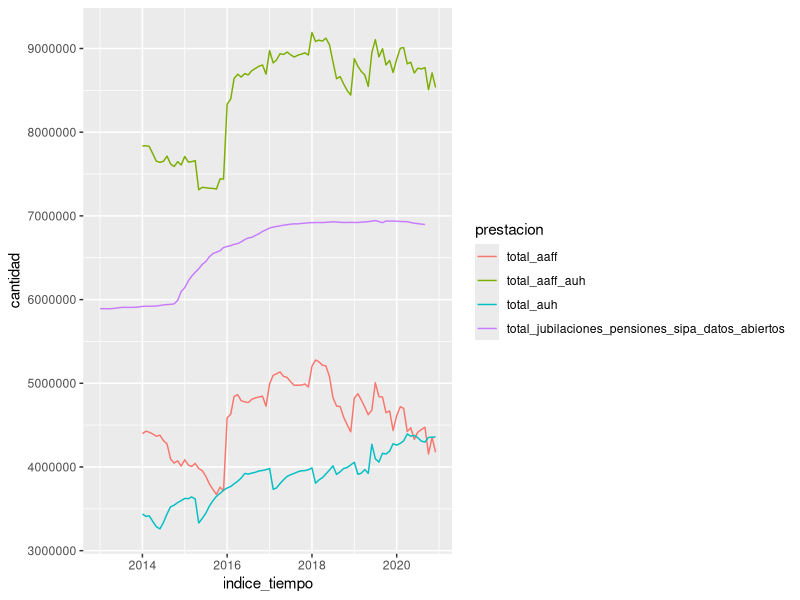
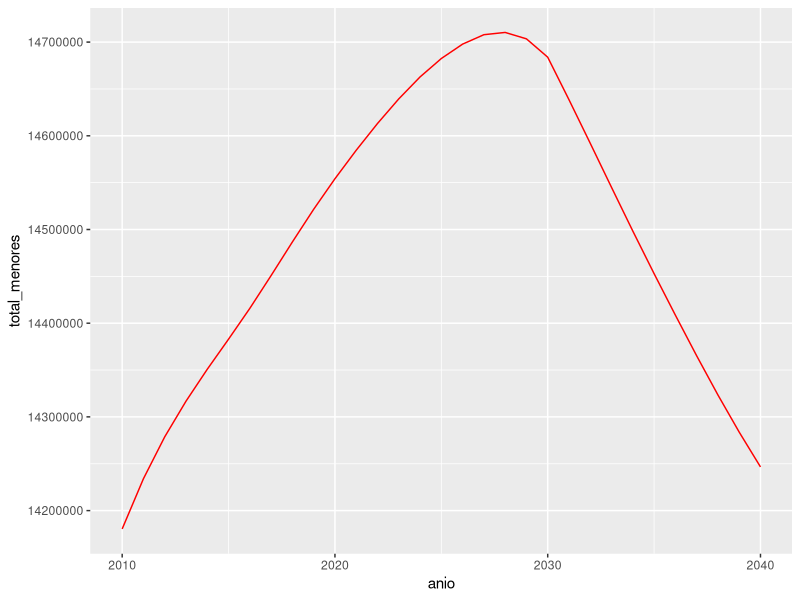
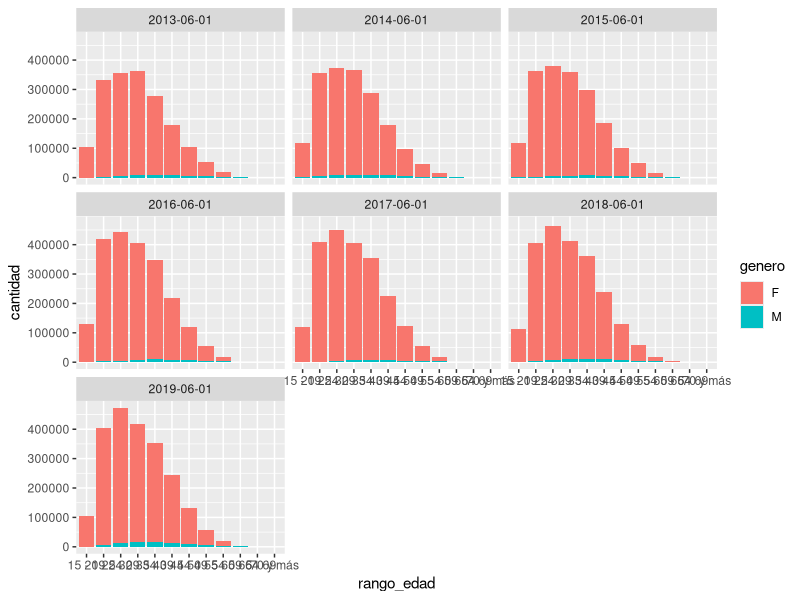
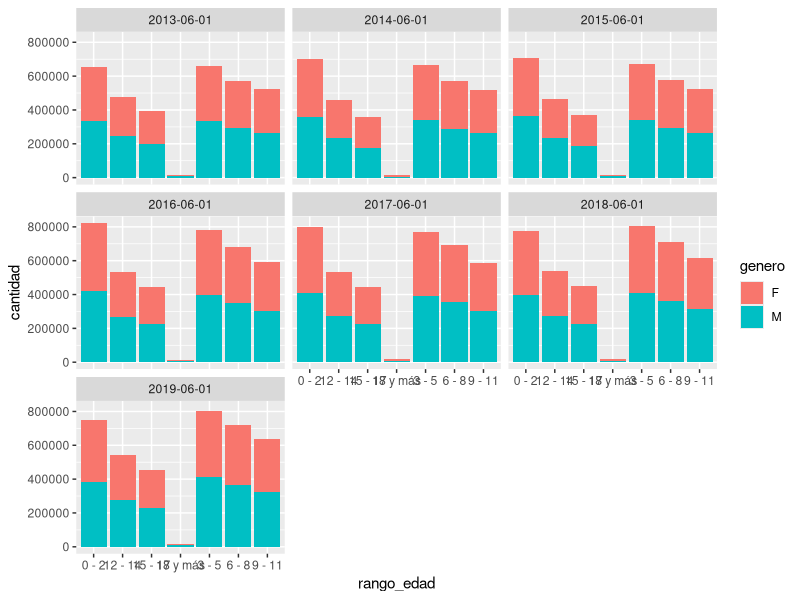

Reproduce these figures in R, in order.
setwd("~/Diplomatura/Trabajo Final/Grupo4_Final")
library(tidyverse)
library(lubridate)
library(readxl)
options(scipen = 100)

#prestaciones_previsionales_sipa_por_tipo <- read_csv("https://infra.datos.gob.ar/catalog/sspm/dataset/189/distribution/189.1/download/prestaciones-previsionales-sipa-por-tipo.csv")

prestaciones_previsionales_sipa_por_tipo <- read_csv("data/prestaciones-previsionales-sipa-por-tipo.csv") %>% 
  filter(year(indice_tiempo) %in% c(2013:2020))


prestaciones_tidy <- prestaciones_previsionales_sipa_por_tipo %>% 
  pivot_longer(cols = -ends_with("indice_tiempo"), names_to  = "prestacion", values_to ="cantidad" ) 

grafico_prestaciones_desagredadas <- 
prestaciones_tidy %>% 
ggplot(aes(x=indice_tiempo, y = cantidad)) +
  geom_line(aes(color=prestacion))+
  guides(color=guide_legend(ncol=1))

totales_por_prestacion <- prestaciones_tidy %>% 
  group_by(prestacion) %>% 
  summarise(total = max(cantidad, na.rm = TRUE))

prestaciones_auh <- prestaciones_tidy %>% 
  filter(str_detect(prestacion, "asignacion_universal"))

grafico_prestaciones_auh <- 
prestaciones_auh %>% 
  ggplot(aes(x=indice_tiempo, y = cantidad)) +
  geom_line(aes(color=prestacion))+
  guides(color=guide_legend(ncol=1))

totales_por_tipo_auh <- prestaciones_auh %>% 
  group_by(prestacion) %>% 
  summarise(total = max(cantidad, na.rm = TRUE))

Credito_AUH_Interanual <- read_csv("data/Credito_PG19_SPG3_2009_2021.txt")

Credito_2020_por_Ubicacion <- Credito_AUH_Interanual %>% 
  filter(ejercicio_presupuestario == 2020) %>%
  group_by(impacto_presupuestario_mes, ubicacion_geografica_id,ubicacion_geografica_desc ) %>% 
  summarise(vigente = sum(credito_vigente, na.rm = TRUE ),
            pagado = sum(credito_pagado, na.rm = TRUE),
            devengado = sum(credito_devengado, na.rm = TRUE) )

grafico_evolucion_presupuesto_AUH <- 
Credito_2020_por_Ubicacion %>% 
  ggplot(aes(x=impacto_presupuestario_mes, y=devengado))+
  geom_line(aes(color=ubicacion_geografica_desc))+
  guides(color=guide_legend(ncol=1))+
  theme( plot.title.position = "plot",
         panel.border = element_blank(), panel.grid.major = element_line(colour = "grey80")
         , panel.grid.minor = element_blank(),  
         legend.direction = "vertical", legend.key.size = unit(1,"mm"), legend.key.width = unit(3,"mm"),
         legend.title = element_text(size = 9, face="bold"),
         axis.text.x = element_text(size = 7),
         strip.text.x = element_text(size = 6,face="bold"),
         strip.background = element_rect(color="black", fill="#FFE599", size=0.5, linetype="solid"))

  prestaciones_totales <- prestaciones_tidy %>% 
    filter(str_detect(prestacion, "total"))
  
  prestaciones_totales %>% 
    ggplot(aes(x=indice_tiempo, y = cantidad)) +
    geom_line(aes(color=prestacion))+
    guides(color=guide_legend(ncol=1))
  
  # incorporamos las proyecciones de población de INDEC
poblacion_por_sexo_edad <-  read_excel("data/c1_proyecciones_nac_2010_2040.xls", 
                                              sheet = "cuadro 1", skip = 4) %>% 
                              rename(anio = ...1) %>% 
                              mutate(anio = as.numeric(anio ) ) %>% 
                              filter(!is.na(anio)) %>% 
                              select(-c(...5,...6,...7))
  
  poblacion_por_edad_rango <- read_excel("data/c2_proyecciones_nac_2010_2040.xls", 
                                              skip = 5) %>% 
    rename(rangos=...1)
  
  poblacion_por_edad_rango_unisex <- poblacion_por_edad_rango %>% 
    slice(c(5:25)) %>% 
    mutate(`2010`= as.numeric(`2010`))

  poblacion_por_edad_rango_varones <- poblacion_por_edad_rango %>% 
    slice(c(35:65))
  
  poblacion_por_edad_rango_mujeres <- poblacion_por_edad_rango %>% 
    slice(c(65:85))
  
  poblacion_por_edad_rango_unisex_tidy <- poblacion_por_edad_rango_unisex %>% 
    pivot_longer(cols = is_double,names_to  = "anio", values_to = "personas" ) %>% 
    mutate()
  
  poblacion_por_edad_0_19 <- poblacion_por_edad_rango_unisex %>% 
    filter(rangos %in% c("0- 4","5-9", "10-14","15-19")) %>% 
    pivot_longer(cols = is_double,names_to  = "anio", values_to = "personas" ) %>% 
    mutate(anio = as.numeric(anio)) %>% 
    group_by(anio) %>% 
    summarise(total_menores = sum(personas)) 
  
  prestaciones_auh_julio <- prestaciones_auh %>% 
    filter(month(indice_tiempo)==7 ) %>% 
    filter(day(indice_tiempo)==1 ) %>% 
    mutate(anio=year(indice_tiempo)) %>% 
    select(-indice_tiempo)
  
  prestaciones_auh_total_menores <-  prestaciones_auh_julio %>% 
    left_join(poblacion_por_edad_0_19) %>% 
    mutate(proporcion = cantidad/total_menores)
  
  grafico_prestaciones_proporcion <- 
    prestaciones_auh_total_menores %>% 
    ggplot(aes(x=anio, y = proporcion)) +
    geom_line(aes(color=prestacion),size=2)+
    guides(color=guide_legend(ncol=1))+
    scale_color_brewer(palette="Dark2")
  
  poblacion_por_edad_0_19 %>% 
    ggplot(aes(x=anio, y=total_menores))+
    geom_line( color = "red")
  
  prestaciones_auh_aaff <- prestaciones_tidy %>% 
    filter( prestacion %in% c("total_aaff", "total_auh") ) %>% 
    filter( day(indice_tiempo)==1 ) %>% 
    filter( !is.na(cantidad) ) %>% 
    pivot_wider(names_from = prestacion, values_from = cantidad) %>% 
    mutate( anio = as.factor(year(indice_tiempo) )) 
    
  grafico_correlacion_auh_aaff <- 
  prestaciones_auh_aaff %>% 
    ggplot(aes(x=total_aaff,y=total_auh)) +
    geom_point(aes(color=anio))+
    scale_color_brewer(palette="Dark2")
  
  
  # Prestaciones por titular 
  prestaciones_por_familia <- read_excel("data/H.2.3.Total Pais. Titulares de la AUH. Hijo e Hijo Discapacitado, segun hijos a cargo.xlsx", 
                                         col_types = c("date", "numeric", "numeric", 
                                                       "numeric", "numeric", "numeric", 
                                                       "numeric"), skip = 3) %>% 
    rename( Fecha = '...1',
            Total = '...7') %>% 
    mutate( `1` = `1` / Total,
            `2` = `2` / Total,
            `3` = `3` / Total,
            `4` = `4` / Total,
            `5` = `5` / Total)
  
  glimpse(prestaciones_por_familia)
  
  prestaciones_por_familia_tidy <- prestaciones_por_familia %>% 
    pivot_longer(cols=-c("Fecha"), names_to = "cantidad_hijes", values_to = "cantidad") %>% 
    filter(cantidad_hijes != "Total")
  grafico_prestaciones_por_familia <- 
    prestaciones_por_familia_tidy %>% 
    ggplot(aes(x=Fecha, y=cantidad))+
    geom_area(aes(fill=cantidad_hijes))
  
  prestaciones_por_familia_tidy_min <- 
    prestaciones_por_familia_tidy %>% 
    filter(Fecha== min(Fecha, na.rm = TRUE ) ) %>% 
    select(cantidad_hijes,cantidad)%>% 
    rename(cantidad_min = cantidad)
  
  prestaciones_por_familia_tidy_dif <- 
    prestaciones_por_familia_tidy %>% 
    filter(Fecha== max(Fecha, na.rm = TRUE ) ) %>% 
    select(cantidad_hijes,cantidad) %>% 
    rename(cantidad_max = cantidad) %>% 
    left_join(prestaciones_por_familia_tidy_min) %>% 
    mutate(cantidad_dif = cantidad_max - cantidad_min)
  
# Prestaciones por rango de edad
  prestaciones_edad <- 
  read_excel("data/H.2.2.Total Pais. Titulares de la AUH. Hijo e Hijo Discapacitado por sexo y grupo de edad.xlsx", 
             skip = 3) %>% 
    rename(Fecha = `...1`) %>%
    filter(!is.na(as.numeric(Fecha))) %>%
    mutate(Fecha=as.double(Fecha)-(70*365)-19) %>%
    mutate(Fecha=as_date(Fecha,origin = lubridate::origin)) %>%
    mutate(`15 - 19...2` = as.double(`15 - 19...2`))
  
  prestaciones_edad_tidy <- 
  prestaciones_edad %>% 
    select(c(1,14:25)) %>% 
    pivot_longer(cols = c(2:13), names_to = "rango_edad", values_to = "cantidad" ) %>% 
    mutate(genero = 'F') %>% 
    mutate(rango_edad =  str_replace_all(rango_edad,"\\.+\\d+", ""))
  
  prestaciones_edad_tidy_m <- 
    prestaciones_edad %>% 
    select(c(1,26:37)) %>% 
    pivot_longer(cols = c(2:13), names_to = "rango_edad", values_to = "cantidad" ) %>% 
    mutate(genero = 'M') %>% 
    mutate(rango_edad =  str_replace_all(rango_edad,"\\.+\\d+", ""))
  
  prestaciones_edad_tidy <- prestaciones_edad_tidy %>% 
    rbind(prestaciones_edad_tidy_m)
  
  prestaciones_edad_tidy %>% 
  ggplot(aes(x = rango_edad, y = cantidad))+
    geom_col(aes(fill=genero))+
    facet_wrap(vars(Fecha))
  
  #Titulares de derecho de la AUH Hijo e Hijo Discapacitado, por sexo y grupo de edad
  
  prestaciones_sexo_edad_ninies <-
  read_excel("data/H.1.3.Total Pais. Titulares de derecho de la AUH Hijo e Hijo Discapacitado, por sexo y grupo de edad.xlsx", 
             col_types = c("date", "text", "numeric", 
                           "numeric", "numeric", "numeric", 
                           "numeric", "numeric", "numeric", 
                           "numeric", "numeric", "numeric", 
                           "numeric", "numeric", "numeric", 
                           "numeric", "numeric", "numeric", 
                           "numeric", "numeric", "numeric", 
                         "numeric"), skip = 3) %>% 
    rename(Fecha = `...1`) %>%
    filter(!is.na(Fecha)) %>% 
    mutate(Fecha=as.Date(Fecha))

  prestaciones_sexo_edad_ninies_tidy <-   prestaciones_sexo_edad_ninies %>% 
    select(c(1,9:15)) %>% 
    pivot_longer(cols = c(2:8), names_to = "rango_edad", values_to = "cantidad" ) %>% 
    mutate(genero = 'F') %>% 
    mutate(rango_edad =  str_replace_all(rango_edad,"\\.+\\d+", "")) %>% 
    mutate(rango_edad = as.factor(rango_edad))
  
  prestaciones_sexo_edad_ninies_tidy_m <-   prestaciones_sexo_edad_ninies %>% 
    select(c(1,16:22)) %>% 
    pivot_longer(cols = c(2:8), names_to = "rango_edad", values_to = "cantidad" ) %>% 
    mutate(genero = 'M') %>% 
    mutate(rango_edad =  str_replace_all(rango_edad,"\\.+\\d+", "")) %>% 
    mutate(rango_edad = as.factor(rango_edad))
    
  prestaciones_sexo_edad_ninies_tidy <- prestaciones_sexo_edad_ninies_tidy %>% 
    rbind(prestaciones_sexo_edad_ninies_tidy_m)
  
  
  prestaciones_sexo_edad_ninies_tidy %>% 
    ggplot(aes(x = rango_edad, y = cantidad))+
    geom_col(aes(fill=genero))+
    facet_wrap(vars(Fecha))
  
  glimpse(prestaciones_sexo_edad_ninies_tidy)
  